Frame 1 (no input): blank canvas, image omitted
Frame 60 (the mouse pressed at the canvas centre just before this capture): blank canvas, image omitted
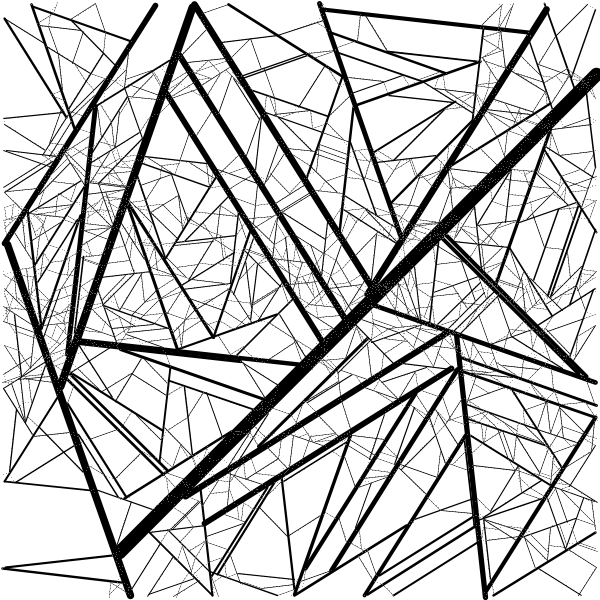
Frame 120 (the mouse held since frame 60 and released just before this capture)

The Processing sketch whose frames 1 and 60 were blank and that drew this single picture after the mouse press (run headless with seeded random() and noise(); from frame 60 on, the mouse is pressed at the canvas centre):

// Processing sketch: sketch_210614g
// ── sketch_210614g.pde

int NORTH = 0;
int EAST = 1;
int SOUTH = 2;
int WEST = 3;

float posX, posY;
float posXcross, posYcross;

int direction = SOUTH;
float angleCount = 7;
float angle = getRandomAngle(direction);
float stepSize = 3;
int minLength = 10;

int dWeight = 50;
int dStroke = 4;

int drawMode = 1;

void setup() {
  size(600, 600);
  colorMode(HSB, 360, 100, 100, 100);
  smooth();
  background(360);

  posX = int(random(0, width));
  posY = 5;
  posXcross = posX;
  posYcross = posY;
}

void draw() {
  for (int i = 0; i <= mouseX; i++) {
    strokeWeight(1);
    stroke(180);
    point(posX, posY);
    posX += cos(radians(angle)) * stepSize;
    posY += sin(radians(angle)) * stepSize;

    boolean reachedBorder = false;

    if (posY <= 5) {
      direction = SOUTH;
      reachedBorder = true;
    } 
    else if (posX >= width-5) {
      direction = WEST;
      reachedBorder = true;
    }
    else if (posY >= height-5) {
      direction = NORTH;
      reachedBorder = true;
    }
    else if (posX <= 5) {
      direction = EAST;
      reachedBorder = true;
    }

    int px = (int) posX;
    int py = (int) posY;

    if (get(px, py) != color(360) || reachedBorder) {
      angle = getRandomAngle(direction);
      float distance = dist(posX, posY, posXcross, posYcross);
      if (distance >= minLength) {
        strokeWeight(distance/dWeight);
        if (drawMode == 1) stroke(0);
        if (drawMode == 2) stroke(52, 100, distance/dStroke);
        if (drawMode == 3) stroke(192, 100, 64, distance/dStroke);
        line(posX, posY, posXcross, posYcross);
      }
      posXcross = posX;
      posYcross = posY;
    }
  }
}

float getRandomAngle(int theDirection) {
  float a = (floor(random(-angleCount, angleCount)) + 0.5) * 90.0/angleCount;

  if (theDirection == NORTH) return (a - 90);
  if (theDirection == EAST) return (a);
  if (theDirection == SOUTH) return (a + 90);
  if (theDirection == WEST) return (a + 180);

  return 0;
}

void keyReleased(){
  if (key == '1') drawMode = 1;
  if (key == '2') drawMode = 2;
  if (key == '3') drawMode = 3;
}
